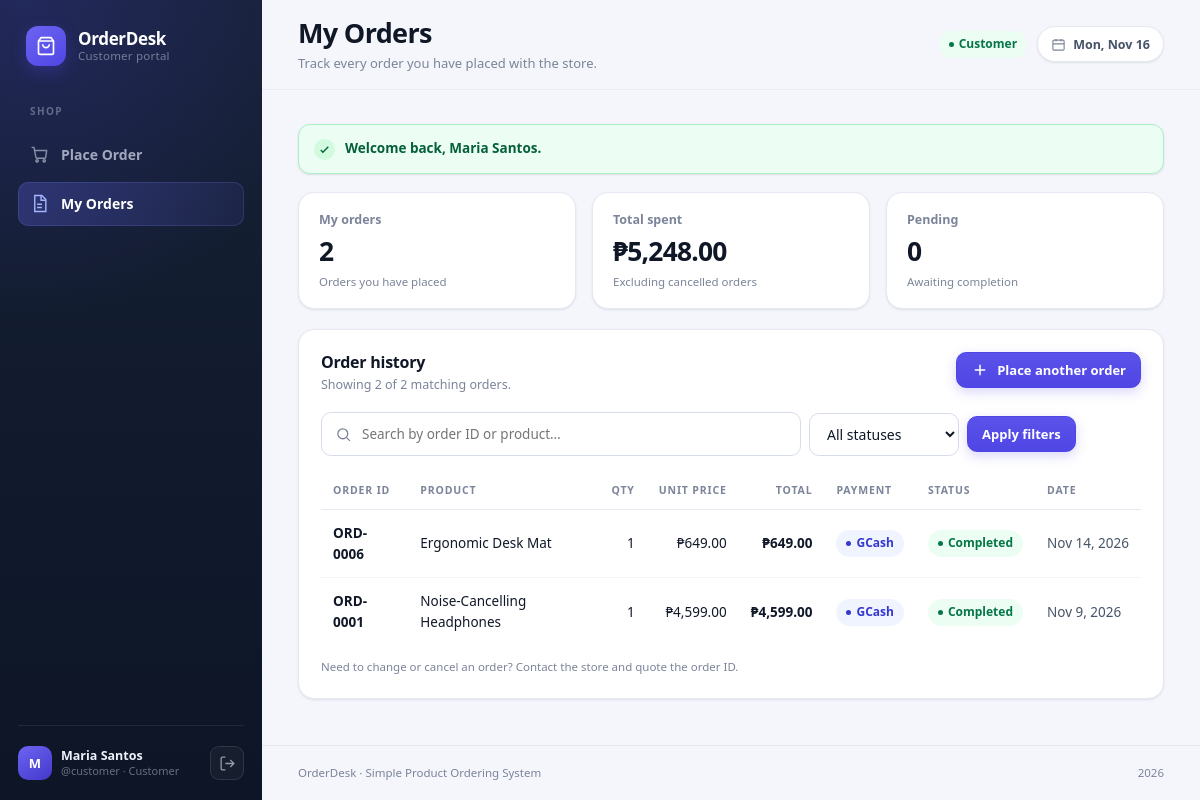
The app's page /customer/my_orders.php (signed in) with its own data.
### tables this page shows
CREATE TABLE orders (
  id            INT UNSIGNED AUTO_INCREMENT PRIMARY KEY,
  user_id       INT UNSIGNED  NULL,
  customer_name VARCHAR(100)  NOT NULL,
  customer_email VARCHAR(120) NOT NULL,
  customer_phone VARCHAR(30)  NOT NULL,
  customer_address VARCHAR(255) NOT NULL,
  product_id    INT UNSIGNED  NULL,
  product_name  VARCHAR(120)  NOT NULL,
  quantity      INT UNSIGNED  NOT NULL,
  unit_price    DECIMAL(10,2) NOT NULL,
  total_amount  DECIMAL(10,2) NOT NULL,
  payment_method ENUM('Cash', 'GCash') NOT NULL DEFAULT 'Cash',
  status        ENUM('Pending', 'Completed', 'Cancelled') NOT NULL DEFAULT 'Pending',
  created_at    TIMESTAMP     NOT NULL DEFAULT CURRENT_TIMESTAMP,
  CONSTRAINT fk_orders_product
    FOREIGN KEY (product_id) REFERENCES products (id)
    ON DELETE SET NULL ON UPDATE CASCADE,
  CONSTRAINT fk_orders_user
    FOREIGN KEY (user_id) REFERENCES users (id)
    ON DELETE SET NULL ON UPDATE CASCADE,
  INDEX idx_orders_user (user_id),
  INDEX idx_orders_customer (customer_name),
  INDEX idx_orders_email (customer_email),
  INDEX idx_orders_phone (customer_phone),
  INDEX idx_orders_status (status),
  INDEX idx_orders_created (created_at)
);

### includes/functions.php (called while the page is built, shortened)
<?php
function e(mixed $value): string
{
    return htmlspecialchars((string) $value, ENT_QUOTES, 'UTF-8');
}
function format_money(float|int|string $amount): string
{
    return CURRENCY . number_format((float) $amount, 2);
}
function order_code(int|string $id): string
{
    return 'ORD-' . str_pad((string) $id, 4, '0', STR_PAD_LEFT);
}
function format_date(?string $datetime, string $format = 'M j, Y g:i A'): string
{
    $timestamp = strtotime($datetime);
    return $timestamp ? date($format, $timestamp) : '—';
}
function status_class(string $status): string
{
    return match ($status) {
        'Completed' => 'badge-success',
        'Cancelled' => 'badge-danger',
        default     => 'badge-warning',
    };
}

### customer/my_orders.php (the view, shortened to what this page needs)
<?php
$pdo  = db();
$user = current_user();
$q      = trim((string) ($_GET['q'] ?? ''));
$status = trim((string) ($_GET['status'] ?? ''));
$allowedStatuses = ['Pending', 'Completed', 'Cancelled'];
if (!in_array($status, $allowedStatuses, true)) {
    $status = '';
}
$where  = ['user_id = :user_id'];
$params = [':user_id' => $user['id']];
$whereSql = ' WHERE ' . implode(' AND ', $where);
$summaryStatement = $pdo->prepare(
    "SELECT COUNT(*) AS total_orders,
            COALESCE(SUM(CASE WHEN status <> 'Cancelled' THEN total_amount ELSE 0 END), 0) AS total_spent,
            COALESCE(SUM(status = 'Pending'), 0) AS pending_orders
     FROM orders" . $whereSql
);
$summaryStatement->execute($params);
$summary = $summaryStatement->fetch();
$listStatement = $pdo->prepare(
    'SELECT id, product_name, quantity, unit_price, total_amount, payment_method, status, created_at
     FROM orders' . $whereSql . '
     ORDER BY created_at DESC, id DESC
     LIMIT 200'
);
$listStatement->execute($params);
$orders = $listStatement->fetchAll();
$isFiltered = $q !== '' || $status !== '';
require __DIR__ . '/../includes/header.php';
?>
<section class="stats-grid stats-grid-3">
    <article class="stat-card stat-card-sm">
        <div class="stat-meta">
            <span>My orders</span>
            <strong><?= number_format((int) $summary['total_orders']) ?></strong>
            <small><?= $isFiltered ? 'Based on current filters' : 'Orders you have placed' ?></small>
        </div>
    </article>
    <article class="stat-card stat-card-sm">
        <div class="stat-meta">
            <span>Total spent</span>
            <strong><?= format_money($summary['total_spent']) ?></strong>
            <small>Excluding cancelled orders</small>
        </div>
    </article>
    <article class="stat-card stat-card-sm">
        <div class="stat-meta">
            <span>Pending</span>
            <strong><?= number_format((int) $summary['pending_orders']) ?></strong>
            <small>Awaiting completion</small>
        </div>
    </article>
</section>
<section class="panel">
    <div class="panel-head panel-head-wrap">
        <div>
            <h3>Order history</h3>
            <p>Showing <?= count($orders) ?> of <?= (int) $summary['total_orders'] ?> matching orders.</p>
        </div>
        <a class="btn btn-primary btn-sm" href="order.php">
            <svg viewBox="0 0 24 24" fill="none" stroke="currentColor" stroke-width="2" aria-hidden="true"><path d="M12 5v14M5 12h14"/></svg>
            Place another order
        </a>
    </div>
    <div class="toolbar toolbar-inside">
        <form class="filter-form" method="get" action="my_orders.php" role="search">
            <div class="search-form">
                <span class="search-icon">
                    <svg viewBox="0 0 24 24" fill="none" stroke="currentColor" stroke-width="1.8" aria-hidden="true"><circle cx="11" cy="11" r="7"/><path d="m21 21-4.3-4.3"/></svg>
                </span>
                <input type="search" name="q" value="<?= e($q) ?>" placeholder="Search by order ID or product…" aria-label="Search my orders">
            </div>
            <select name="status" class="select" aria-label="Filter by status">
                <option value="">All statuses</option>
            </select>
            <button class="btn btn-primary btn-sm" type="submit">Apply filters</button>
        </form>
    </div>
    <?php if (!$orders): ?>
        <div class="empty-state empty-state-lg">
            <span class="empty-icon">
                <svg viewBox="0 0 24 24" fill="none" stroke="currentColor" stroke-width="1.5"><path d="M6 2h9l5 5v15H6z"/><path d="M14 2v6h6M9 13h6M9 17h6"/></svg>
            </span>
            <h4><?= $isFiltered ? 'No matching orders' : 'No orders yet' ?></h4>
            <p><?= $isFiltered ? 'Try a different search term or status filter.' : 'Your orders will appear here as soon as you place one.' ?></p>
            <a class="btn btn-primary btn-sm" href="<?= $isFiltered ? 'my_orders.php' : 'order.php' ?>">
                <?= $isFiltered ? 'Clear filters' : 'Place your first order' ?>
            </a>
        </div>
    <?php else: ?>
        <div class="table-wrap">
            <table class="table">
                <thead>
                    <tr>
                        <th>Order ID</th>
                        <th>Product</th>
                        <th class="num">Qty</th>
                        <th class="num">Unit Price</th>
                        <th class="num">Total</th>
                        <th>Payment</th>
                        <th>Status</th>
                        <th>Date</th>
                    </tr>
                </thead>
                <tbody>
                    <?php foreach ($orders as $order): ?>
                        <tr>
                            <td data-label="Order ID"><strong><?= e(order_code($order['id'])) ?></strong></td>
                            <td data-label="Product"><?= e($order['product_name']) ?></td>
                            <td data-label="Qty" class="num"><?= (int) $order['quantity'] ?></td>
                            <td data-label="Unit Price" class="num"><?= format_money($order['unit_price']) ?></td>
                            <td data-label="Total" class="num"><strong><?= format_money($order['total_amount']) ?></strong></td>
                            <td data-label="Payment"><span class="badge <?= $order['payment_method'] === 'GCash' ? 'badge-info' : 'badge-muted' ?>"><?= e($order['payment_method']) ?></span></td>
                            <td data-label="Status"><span class="badge <?= status_class($order['status']) ?>"><?= e($order['status']) ?></span></td>
                            <td data-label="Date"><span class="date-text"><?= e(format_date($order['created_at'], 'M j, Y')) ?></span></td>
                        </tr>
                    <?php endforeach; ?>
                </tbody>
            </table>
        </div>
        <p class="table-note">Need to change or cancel an order? Contact the store and quote the order ID.</p>
    <?php endif; ?>
</section>
<?php require __DIR__ . '/../includes/footer.php'; ?>

### records on screen
orders: id "ORD-0006", product_name "Ergonomic Desk Mat", quantity "1", unit_price "₱649.00", total_amount "₱649.00", payment_method "GCash", status "Completed", created_at "Nov 14, 2026"
orders: id "ORD-0001", product_name "Noise-Cancelling Headphones", quantity "1", unit_price "₱4,599.00", total_amount "₱4,599.00", payment_method "GCash", status "Completed", created_at "Nov 9, 2026"

### other values on screen
$initial "M"
$user['name'] "Maria Santos"
$user['username'] "customer"
$roleLabel "Customer"
$pageTitle "My Orders"
$pageSubtitle "Track every order you have placed with the store."
$flash['message'] "Welcome back, Maria Santos."
$summary['total_orders'] "2"
format_money($summary['total_spent']) "₱5,248.00"
$summary['pending_orders'] "0"
count($orders) "2"
